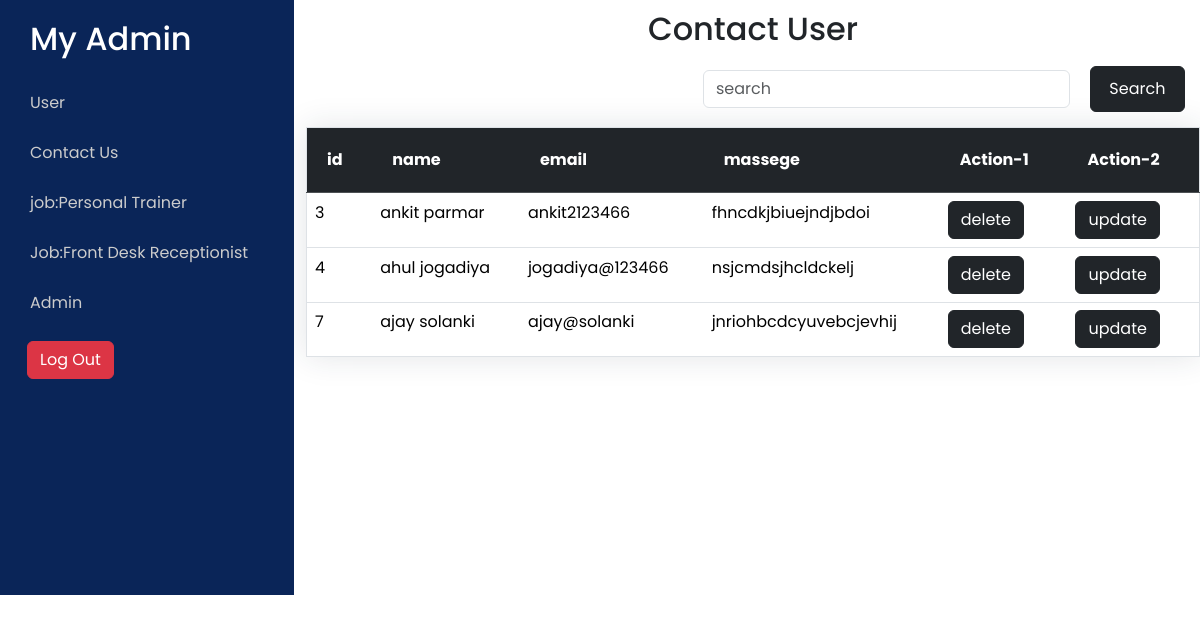
The app's page /admin_contact.php (signed in) with its own data.
### tables this page shows
CREATE TABLE `contact` (
  `id` int(11) NOT NULL,
  `name` varchar(100) NOT NULL,
  `email` varchar(100) NOT NULL,
  `massege` varchar(300) NOT NULL
);

### html/admin_contact.php (the view, shortened to what this page needs)
<?php include "connection.php";  ?>
<!DOCTYPE html>
<html lang="en">
<head>
    <link
      rel="stylesheet"
      href="https://cdnjs.cloudflare.com/ajax/libs/font-awesome/6.5.1/css/all.min.css"
    />
    <link
      rel="stylesheet"
      href="https://cdnjs.cloudflare.com/ajax/libs/font-awesome/4.7.0/css/font-awesome.min.css"
    />
    <link
      href="https://cdn.jsdelivr.net/npm/bootstrap@5.3.2/dist/css/bootstrap.min.css"
      rel="stylesheet"
    />
</head>
<body>
  <div class="row">
    <div class="col-lg-3 ra"  >
      <h2 class="e">My Admin</h2>
      <a class="v" href="admin_user.php"> <p>User</p>  </a>
 <a class="v" href="admin_contact.php"> <p>Contact Us</p></a>
 <a href="admin_job1.php" class="v"><p>job:Personal Trainer</p></a>
 <a href="admin_job2.php" class="v">  <p>Job:Front Desk Receptionist</p></a>
 <a class="v" href="admin_admin_user.php"> <p>Admin</p>  </a>
 <a class="btn btn-danger vivek" href="admin_logout.php" > Log Out  </a>
</div>
<div class="col-lg-9">
          <h2 class="r"> Contact User</h2>
          <div class="search-bar" style="float:right; margin-right:15px;margin-bottom:15px;">
        <form class="search-form d-flex align-items-center" method="GET"  action="admin_contact1.php">
          <input  id="srchbar" type="text" name="query" placeholder="search" title="Enter search keyword" class="form-control">
            <button id="srchbtn" type="submit" class="btn btn-dark" style="padding:10px;margin-left:20px;width:120px;">Search</button>
        </form>
        </div>
            <table cellpadding="20" style="width: 100%;background: #0A2558;" class="table table-hover" >
                <tr class="table-dark">
                    <th style="padding: 20px;">id</th>
                    <th style="padding: 20px;">name</th>
                    <th style="padding: 20px;">email</th>
                    <th style="padding: 20px;">massege</th>
                    <th style="padding: 20px;">Action-1</th>
                    <th style="padding: 20px;">Action-2</th>
                </tr>
    <?php
    $query = "SELECT * FROM contact";
    $data = mysqli_query($conn, $query);
    while($res = mysqli_fetch_assoc($data)){
        echo "
        <tr>
        <td>".$res['id']."</td>
        <td>".$res['name']."</td>
        <td>".$res['email']."</td>
        <td>".$res['massege']."</td>
        <th><button  class = 'btn btn-dark'  > <a href='delete.php?id=".$res['id']."' style ='
        text-decoration: none;
        color: white;'> delete  </button></th></a>
        <th><a class = 'btn btn-dark' href='update_contact.php?id=".$res['id']."'>update</a></th>
<tr>";
    }
    ?>
            </table>
        </div>
    </div>

### html/admin_contact.php (style rules this page uses)
* { margin: 0; padding: 0; box-sizing: border-box; font-family: 'Poppins', sans-serif; overflow-x: hidden; }
.e { padding-left: 30px; padding-top: 20px; padding-bottom:25px; background-color: #0A2558; color: white; }
p { padding-left: 30px; color: #CCC; padding-bottom: 10px; }
tr { font-family: Arial, Helvetica, sans-serif; }
.r { text-align: center; padding: 10px 10px; }
table { border: 1px solid #ddd; background-color: #707070; box-shadow: 0 0 30px rgba(31, 45, 61, 0.125); }
.ra { background: #0A2558; height: 595px; }
.v { text-decoration: none; }
.vivek { margin-left:27px; }

### records on screen
contact: id "3", name "ankit parmar", email "ankit2123466", massege "fhncdkjbiuejndjbdoi"
contact: id "4", name "ahul jogadiya", email "jogadiya@123466", massege "nsjcmdsjhcldckelj"
contact: id "7", name "ajay solanki", email "ajay@solanki", massege "jnriohbcdcyuvebcjevhij"
